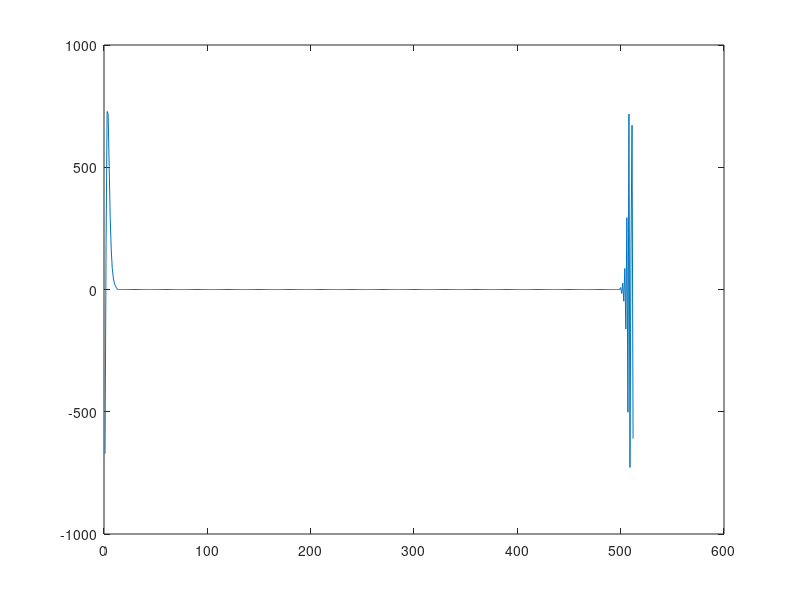
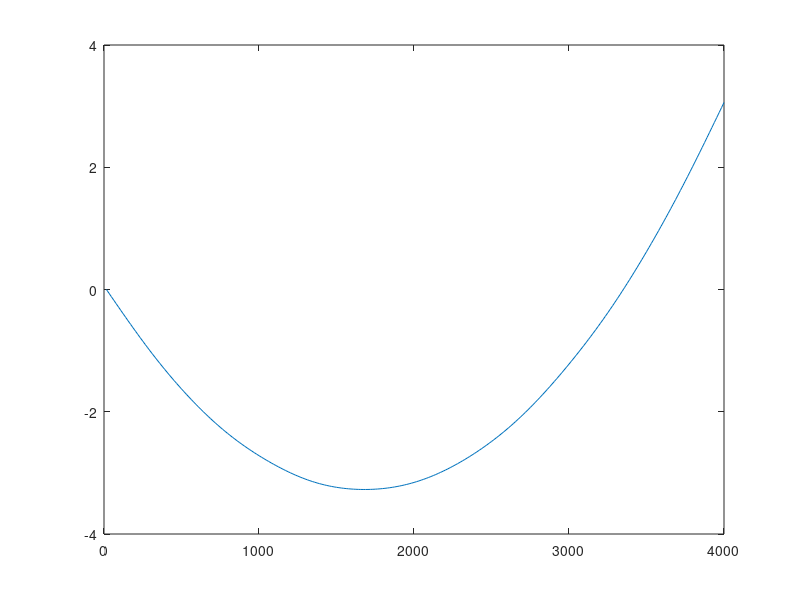

MATLAB code for these plots, in order:
% glottal.m
% David Rowe 12 Sep 2009
% Matlab script to generate the phase spectra of a glottal pulse

% lpc10 pulse from spandsp.  When the file glottal.c was used as a part of the
% excitation phase component in phase.c, phase_synth_zero_order(), no difference 
% in speech quality was apparent.  So left out of code for now.

sh=12
kexc = [ 8,  -16,   26, -48,  86, -162, 294, -502, 718, -728, 184 672, -610, -672, 184, 728,  718, 502,  294, 162,   86,  48, 26, 16, 8];
kexc = shift(kexc,sh);
kexc = [kexc(1:sh) zeros(1,512-25) kexc(sh+1:25)];
figure(1)
plot(kexc)
figure(2)
G = fft(kexc);
plot((1:256)*(4000/256),unwrap(angle(G(1:256))))

f=fopen("glottal.c","wt");
fprintf(f,"float glottal[]={\n");
for m=1:255
  fprintf(f,"  %f,\n",angle(G(m)));
endfor
fprintf(f,"  %f};\n",angle(G(256)));
fclose(f);
